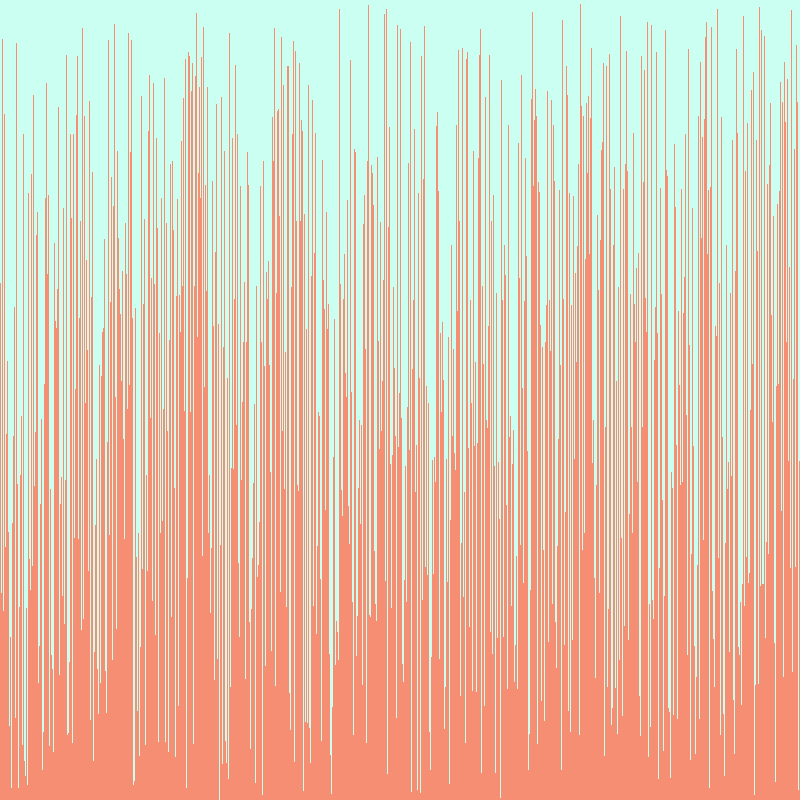
Frame 1 (no input)
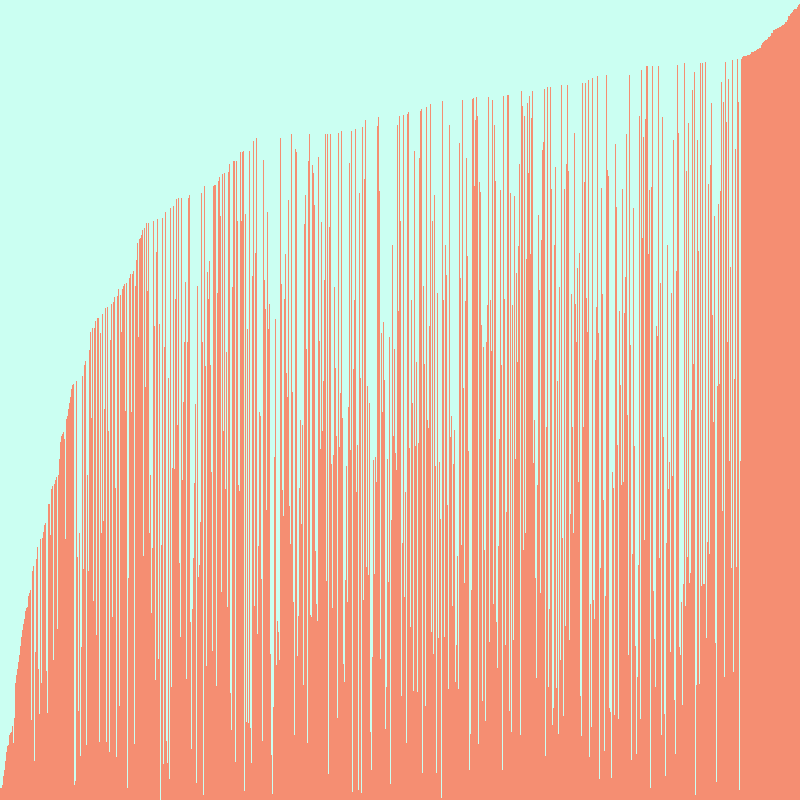
Frame 60 (the mouse pressed at the canvas centre just before this capture)
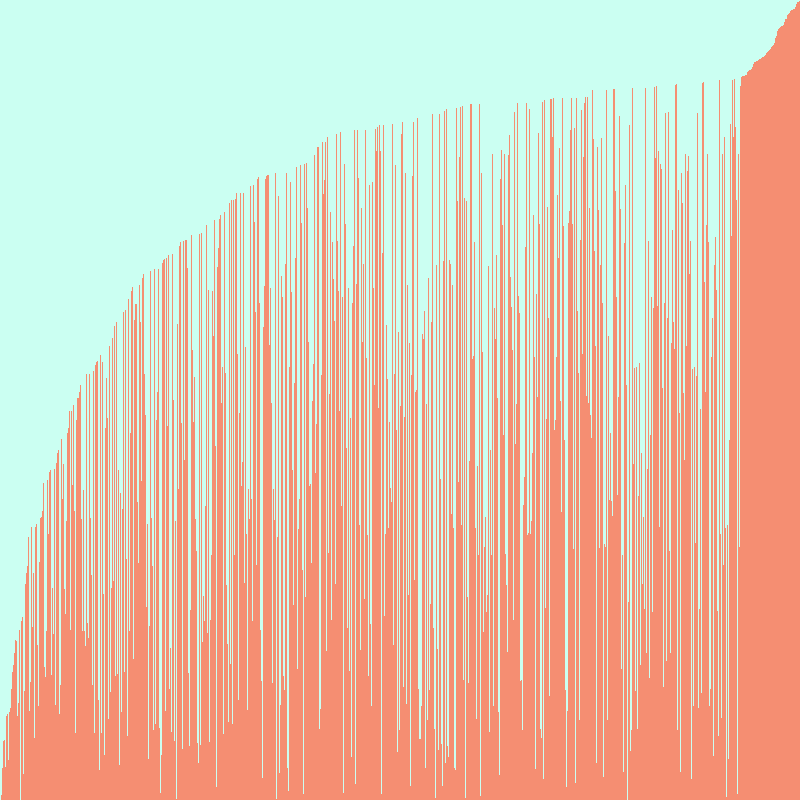
Frame 120 (the mouse held since frame 60 and released just before this capture)

The Processing sketch that drew these frames (run headless with seeded random() and noise(); from frame 60 on, the mouse is pressed at the canvas centre):

// Processing sketch: VisualArraySorter
// ── VisualArraySorter.pde
/* Paste the code into a new Processing sketch and complete the steps. */

//1. create an array of ints. don't initialize it yet.
int[] arrayOfInt;

void setup() {
  //2. set the size of your window
  //  if you are using Processing 3, you cannot use variables
  //  because the developers don't know how programming is supposed to work.
    println("size: " + width); 

  size(800, 800);

  //3. initialize your array with the built in width variable
  arrayOfInt = new int[width];
  
  //4. initialize the ints in the array with random numbers
  //   from 0 to the built in height variable
  randomizeArray(arrayOfInt);

  //5. call the noStroke() method
  noStroke();

}

void draw() {
  //6. set the background color with background(r, g, b);
  background(203, 255, 242);

  //7. set the color for your graph
  fill(245,142,114);

  //8. draw a rectangle for each int in your array.
  int height = 800;
    for (int i=0; i<arrayOfInt.length; i++){ 
  //   the x value will be the current index in the array
  //   the y value will the height variable
  //   the width is 1 (one)
  //   the height is negative the value of the element at the current index of the array
  rect(i, height, 1, arrayOfInt[i] * (-1));

    }
  //9. call the stepSort method
  stepSort(arrayOfInt);

  //10. extract the code that randomizes the array into a method.

  //11. call the method you made in step 10 when the mouse is pressed

}

void mousePressed(){
    randomizeArray(arrayOfInt);
}

void randomizeArray(int[] arrayOfInt){
  for (int i=0; i<arrayOfInt.length; i++){
    arrayOfInt[i] = (int) random(width);  
  }
}

void stepSort(int[] arr) {
  for (int i = 1; i < arr.length; i++) {
    if (arr[i - 1] > arr[i]) {
      int t = arr[i];
      arr[i] = arr[i - 1];
      arr[i - 1] = t;
    }
  }
}
